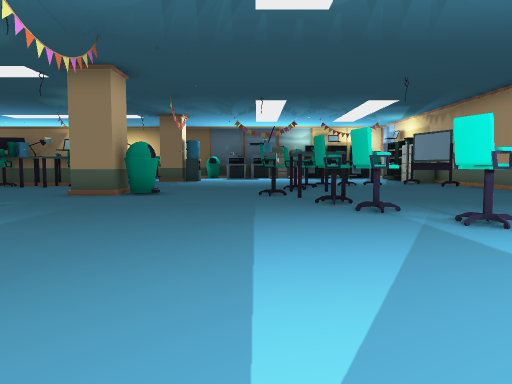
view 1 (above)

20 first-person views from a walk through a scene from a Unity 3-D project. The camera is 0.68 m above the floor, tilts 4° down and sees 70° across. The floor is counted in squares, 1 m on a side. Each view is taken from the middle of a square. On the plan, view 1 faces up. The plan holds only what a view shows up to about 11 squares ahead; the rest is blank. The place goes on beyond the plan. The player character is not drawn. Some surface patterns are stand-ins.

view 2
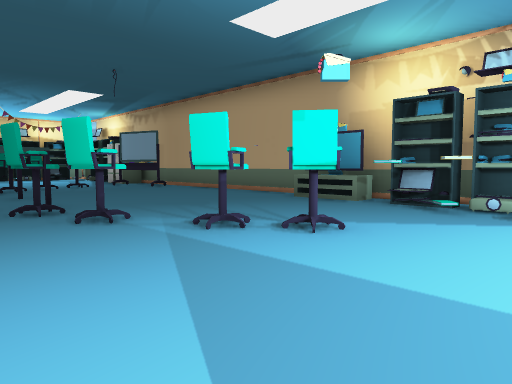

view 3
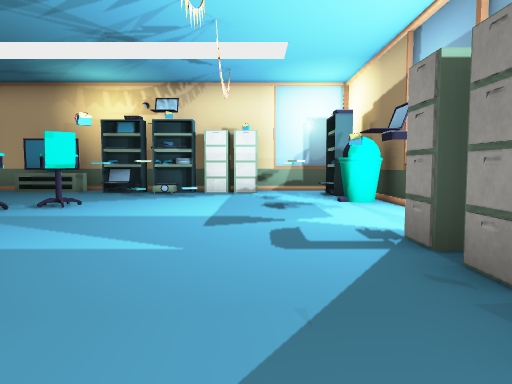

view 4
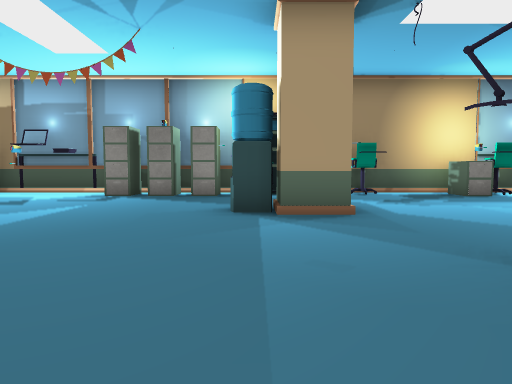

view 5
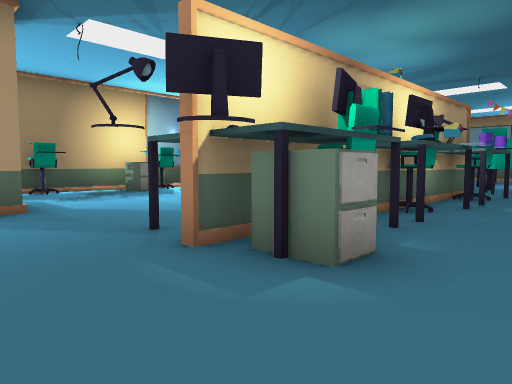

view 6
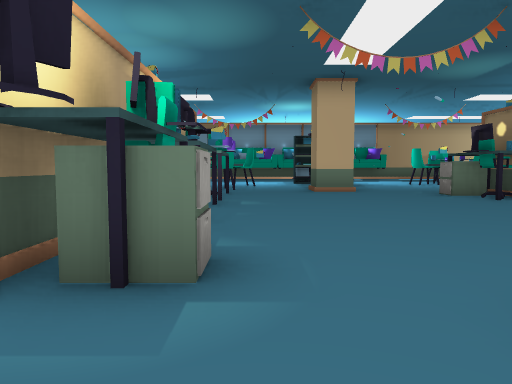

view 7
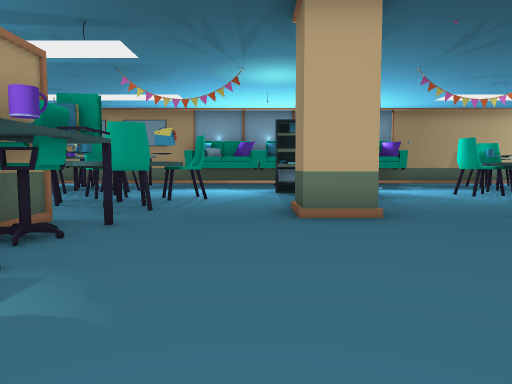

view 8
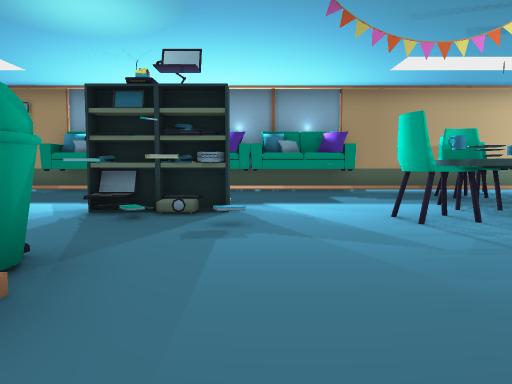

view 9
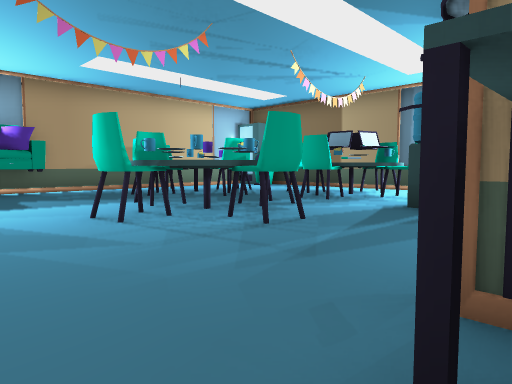

view 10
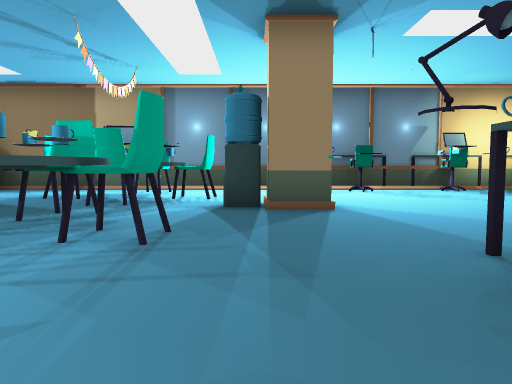

view 11
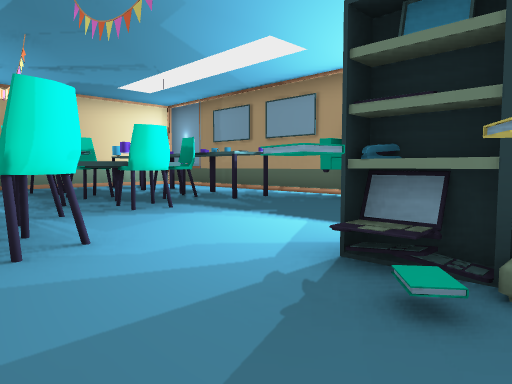

view 12
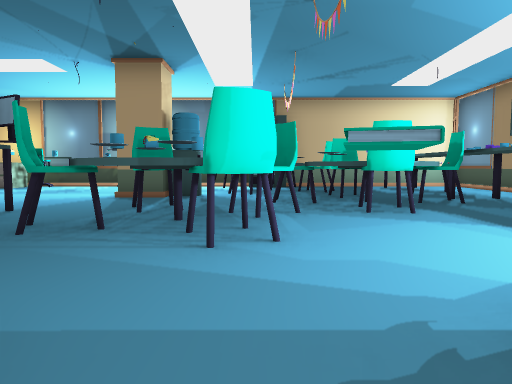

view 13
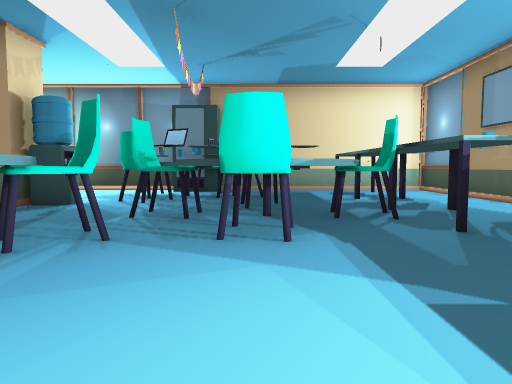

view 14
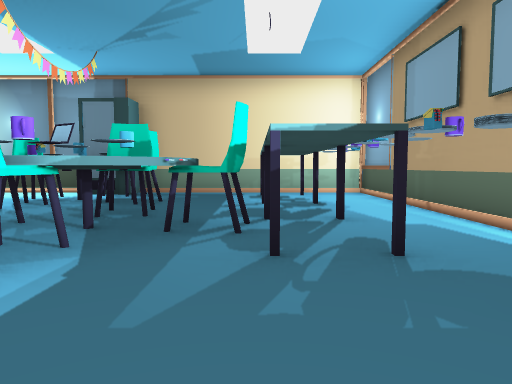

view 15
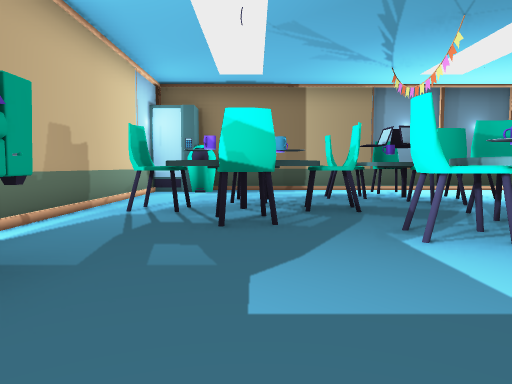

view 16
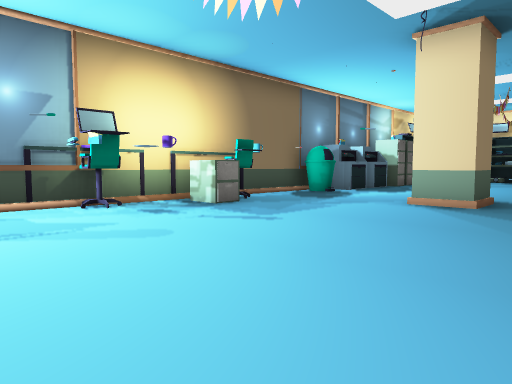

view 17
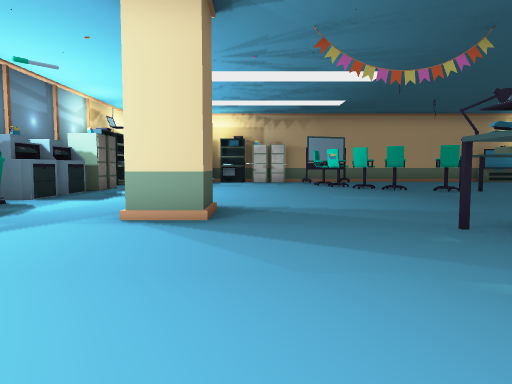

view 18
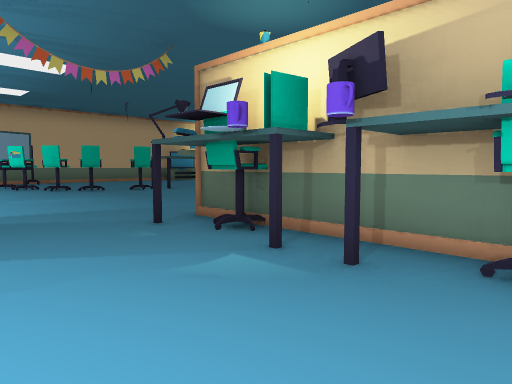

view 19
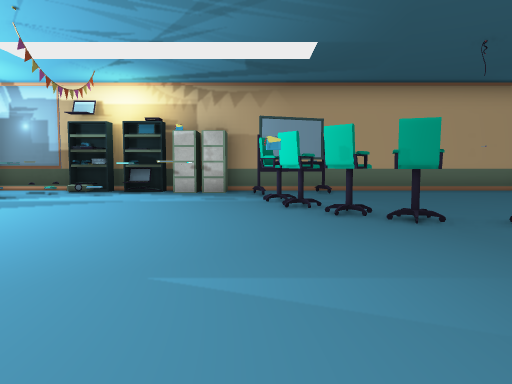

view 20
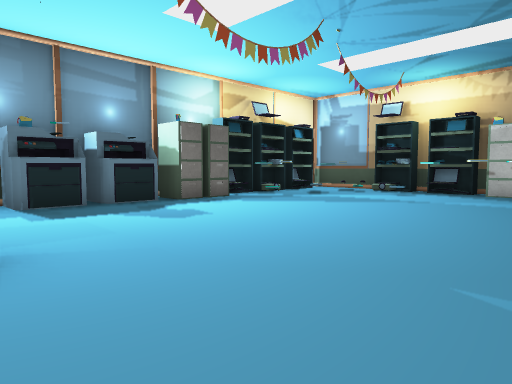

### Floor plan
Points are (right, up) in squares from view 1. A wall is a line through its corners. A room is listed if a view was taken in it or the views show most of it. See-through windows are left out.
Room 1 (views 1, 2, 3, 4, 5, 6, 7, 8, 9, 10, 11, 12, 13, 14, 15, 16, 17, 18, 19, 20)
walls: (-8.6, 13.8) (-7.6, 13.8); (-6.9, 5.4) (-6.4, 5.4); (-9.4, 5.4) (-8.4, 5.4); (-3.2, 1.6) (-2.6, 1.6); (-13.9, 17.1) (-14.5, 17.1); (-14.7, 1.1) (-14.7, 1.6) (-14, 1.6); (-12.6, 21.6) (-21.5, 21.6); (-9.8, -2.6) (-8.4, -2.6); (-2.5, -2.6) (0.1, -2.6); (1.5, 21.6) (-9.6, 21.6); (7.4, 6.6) (7.4, 14.5); (-15.6, -2.6) (-13.5, -2.6); (-22.8, 6.1) (-22.8, -2.6) (-17, -2.6); (3.4, -2.6) (4.5, -2.6); (7.4, 19.5) (7.4, 21.3); (7.4, -2) (7.4, -0.4); (-22.8, 20.9) (-22.8, 10.1)
objects: other object (-22, 6) to (-22, 8); other object (-22, 9) to (-22, 10); other object (-22, 11) to (-22, 13); chair (-22, 17) to (-21, 17); other object (-22, 21); desk (-21, -1) to (-20, 0); desk (-21, 1) to (-20, 1); desk (-21, 2) to (-20, 4); other object (-21, 13); other object (-21, 16); table (-21, 18); bin (-21, 21); chair (-20, 3) to (-19, 3); chair (-20, 15) to (-20, 16); other object (-20, 17); chair (-20, 18); table (-19, 3) to (-17, 4); other object (-19, 9); other object (-19, 16); chair (-19, 17); chair (-18, 0); other object (-18, 1); chair (-18, 2); chair (-18, 4); other object (-18, 5); bookshelf (-18, 9); other object (-18, 10); chair (-18, 14) to (-18, 15); chair (-18, 19); chair (-17, -2); table (-17, -2) to (-16, 0); other object (-17, 1); chair (-17, 2); other object (-17, 8); laptop (-17, 9); books (-17, 10); chair (-17, 13); other object (-17, 14); other object (-17, 15); chair (-17, 16); other object (-17, 17); other object (-17, 18); table (-17, 19); chair (-17, 20) to (-16, 21); other object (-16, -1); other object (-16, 0); chair (-16, 1); chair (-16, 5); chair (-16, 7); books (-16, 9); other object (-16, 14); other object (-16, 15); chair (-16, 18); other object (-16, 19); chair (-15, -1); other object (-15, 0); chair (-15, 4) to (-14, 4); other object (-15, 5); table (-15, 6) to (-14, 6); bin (-15, 9); chair (-15, 14) to (-15, 15); chair (-15, 19); other object (-14, 5); chair (-14, 7); pillar (-14, 9) to (-13, 9); pillar (-13, 1) to (-13, 2); monitor (-13, 5); other object (-13, 13); pillar (-13, 17) to (-13, 18); other object (-12, 6); other object (-12, 7); cabinet (-12, 12); other object (-12, 15); chair (-11, 6); chair (-11, 12); chair (-11, 20); other object (-11, 21); other object (-10, 6); other object (-10, 11); chair (-9, -2); chair (-9, 6); chair (-9, 13); other object (-9, 14); chair (-9, 21) to (-8, 21); cabinet (-8, -2); other object (-8, 6); monitor (-7, 6); monitor (-7, 13); other object (-7, 14); cabinet (-7, 21); other object (-6, -2); chair (-6, -1); chair (-6, 6); other object (-6, 14); other object (-6, 20); chair (-6, 21); cabinet (-5, 6); monitor (-5, 7); other object (-5, 13); other object (-5, 14); bookshelf (-4, -2); pillar (-4, 1) to (-4, 2); pillar (-4, 9); pillar (-4, 17); bin (-3, 9); bin (-3, 21); cabinet (-2, -2); printer (-2, 21) to (-1, 21); cabinet (-1, -2); cabinet (0, -2); chair (0, 9) to (1, 9); printer (0, 21); desk (1, -3) to (3, -3); chair (1, 7); desk (1, 8) to (2, 10); chair (1, 10) to (1, 11); cabinet (1, 21); printer (2, -2); chair (2, 6); chair (2, 12); chair (2, 13); other object (2, 14); cabinet (2, 21); chair (3, 3); chair (3, 4); chair (3, 13); other object (3, 20); other object (3, 21); bin (4, -2); chair (4, 13) to (4, 14); other object (4, 20); bookshelf (4, 21); bookshelf (5, -2); other object (5, -1); other object (5, 21); other object (6, -2); laptop (6, 3) to (6, 4); other object (6, 16); other object (6, 17); other object (6, 19); other object (6, 20); cabinet (7, 0); cabinet (7, 1); bookshelf (7, 2); bookshelf (7, 3) to (7, 4); TV (7, 5) to (7, 6); cabinet (7, 15); cabinet (7, 16); laptop (7, 17); bookshelf (7, 18); other object (7, 19); other object (7, 20)

Positions as (right, up) in squares from view 1, and headings:
1: (0, 0), facing up
2: (0, 1), facing up-right
3: (-3, 0), facing right
4: (-3, 7), facing down
5: (-3, 8), facing down-left
6: (-3, 7), facing left
7: (-8, 8), facing left
8: (-12, 11), facing left
9: (-12, 11), facing up-left
10: (-14, 11), facing up
11: (-15, 10), facing down-left
12: (-16, 10), facing down
13: (-18, 8), facing down
14: (-20, 7), facing down
15: (-20, 11), facing up
16: (-11, 15), facing up-right
17: (-9, 16), facing right
18: (-9, 16), facing down-right
19: (-3, 14), facing right
20: (-3, 14), facing up-right
